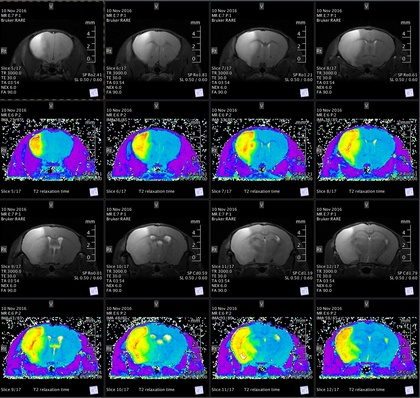
%> input picture vivoGlo_slicica.jpg, 420 x 398 px, shrunk from 1141 x 1080 before the run
$ octave demo.m   (GNU Octave 9; MATLAB toolbox functions it lacks are replaced by stand-ins)
%> lines starting %> are read from the running program, lines starting %| are printed output that depends on the picture
clear all
close all

% Load the grid of images
slices = imread('vivoGlo_slicica.jpg');
%> slices is the input picture: size 398x420x3 uint8; mean R, G, B 40.1, 46.2, 60.5
slices = double(rgb2gray(slices));
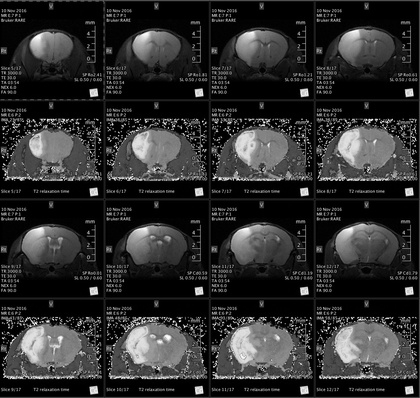
%> slices: size 398x420 double; min 0, max 255, mean 46
slices = (slices - min(slices))./(max(slices) - min(slices));
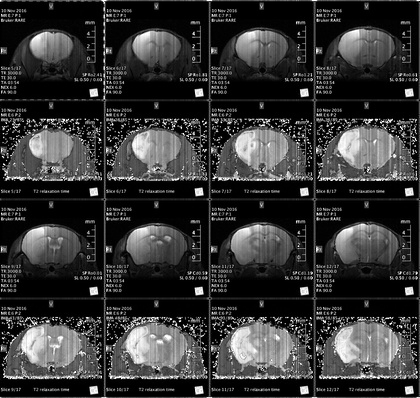
%> slices: size 398x420 double; min 0, max 1, mean 0.21

R = 2; C = 4;

% Split per slices
slices_size = size(slices);
%> slices_size = [398 420]
slices_size = slices_size - mod(slices_size, [R C]);

slices_w = slices_size(1);
%> slices_w = 398
slices_h = slices_size(2);
%> slices_h = 420

slices_size = round(slices_size ./ [R C]);
%> slices_size = [199 105]

slice_w = slices_size(1);
%> slice_w = 199
slice_h = slices_size(2);
%> slice_h = 105

% Array of slices
%> (the run ends here)
